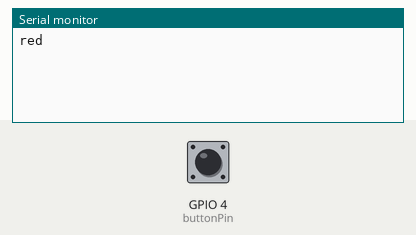
This sketch was run on a simulated ESP32. On the bench: the last lines printed to the serial monitor. The inputs (shaded band) are chosen by the test bench; at power-on: GPIO 4 (buttonPin) HIGH.

Above: at 1.2 s.
1.3 s: GPIO 4 (buttonPin) pulled LOW for 0.15 s
At 2.3 s:
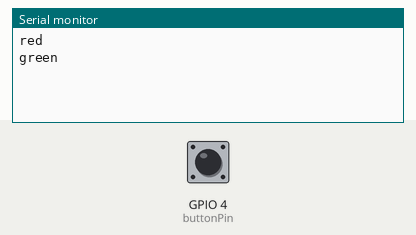
2.9 s: GPIO 4 (buttonPin) pulled LOW for 1 s
At 3.6 s:
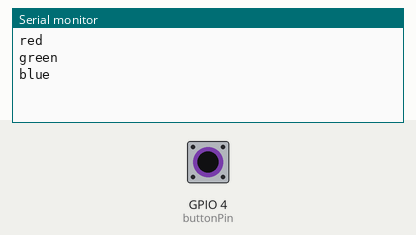

The sketch:

button.ino
```cpp
// A button on GPIO4 cycles the board's RGB LED. Each colour is printed.
const int buttonPin = 4;
const uint8_t ledPin = 38;

const uint8_t colours[][3] = {
  {40, 0, 0},
  {0, 40, 0},
  {0, 0, 40},
};
const char *names[] = {"red", "green", "blue"};
const int count = 3;

int colour = 0;
int held = 0;

void show() {
  rgbLedWrite(ledPin, colours[colour][0], colours[colour][1], colours[colour][2]);
  Serial.println(names[colour]);
}

void setup() {
  Serial.begin(115200);
  pinMode(buttonPin, INPUT_PULLUP);
  show();
}

void loop() {
  int down = digitalRead(buttonPin) == LOW;
  if (down && !held) {
    colour = (colour + 1) % count;
    show();
    held = 1;
  } else if (!down) {
    held = 0;
  }
  delay(20);
}
```

Measured:
- after the input at 1.3 s, the serial monitor: prints a new line at once (image 1)
- after the input at 2.9 s, the serial monitor: prints a new line at once (image 2)
